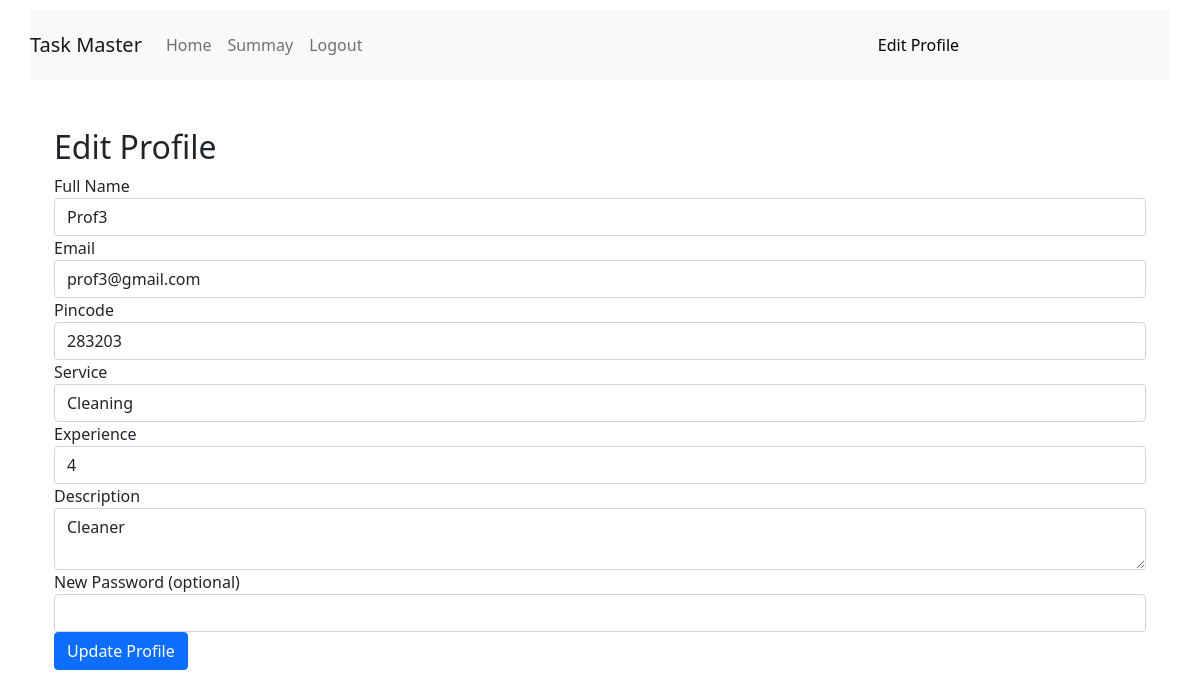
Page /edit_profile (signed in) on the committed database.
### backend/models.py (models this page shows)
class Professional(db.Model):
    __tablename__="professional"
    id=db.Column(db.Integer,primary_key=True)
    email=db.Column(db.String,nullable=False,unique=True)
    full_name=db.Column(db.String,nullable=False)
    password=db.Column(db.String,nullable=False)
    service=db.Column(db.String,nullable=False)
    experience=db.Column(db.String,nullable=False)
    pincode=db.Column(db.String,nullable=False)
    Description=db.Column(db.String,nullable=False)
    is_approved = db.Column(db.Boolean, default=False)
    is_rejected= db.Column(db.Boolean, default=False)
    is_active=db.Column(db.Boolean, default=True)
    role=db.Column(db.Integer,nullable=False,default=2)
    Service_request=db.relationship("Service_request",backref="professional",lazy=True)

### backend/controllers.py (the view, shortened to what this page needs)
@app.route('/edit_profile',methods=['GET','POST'])
def edit_profile():
    if 'costumer_id'in session:
        user = Costumer.query.get(session['costumer_id'])
        template = '/costumer/edit_profile.html'
        user_type = 'costumer'
    elif 'professional_id' in session:
        user = Professional.query.get(session['professional_id'])
        template = '/professional/edit_profile.html'
        user_type = 'professional'
    else:
        flash('Login to continue')
        return redirect(url_for('login'))
    return render_template(template, user=user)

### templates/professional/edit_profile.html
{% extends 'layout2.html' %}
{% block content %}
<div class="container mt-5">
    <h2>Edit Profile</h2>
    <form method="POST" action="{{ url_for('edit_profile') }}">
        <div class="form-group">
            <label>Full Name</label>
            <input type="text" name="full_name" class="form-control" value="{{ user.full_name }}" required>
        </div>
        <div class="form-group">
            <label>Email</label>
            <input type="email" name="email" class="form-control" value="{{ user.email }}" required>
        </div>
        <div class="form-group">
            <label>Pincode</label>
            <input type="text" name="pincode" class="form-control" value="{{ user.pincode }}" required>
        </div>
        <div class="form-group">
            <label>Service</label>
            <input type="text" name="service" class="form-control" value="{{ user.service }}" required>
        </div>
        <div class="form-group">
            <label>Experience</label>
            <input type="text" name="experience" class="form-control" value="{{ user.experience }}" required>
        </div>
        <div class="form-group">
            <label>Description</label>
            <textarea name="description" class="form-control">{{ user.Description }}</textarea>
        </div>
        <div class="form-group">
            <label>New Password (optional)</label>
            <input type="password" name="new_password" class="form-control">
        </div>
        <button type="submit" class="btn btn-primary">Update Profile</button>
    </form>
</div>
{% endblock %}

### templates/layout2.html (style rules this page uses)
body { margin: 0; padding: 0; }

### rows in the picture
Professional: full_name "Prof3", email "prof3@gmail.com", pincode "283203", service "Cleaning", experience "4", description "Cleaner"
